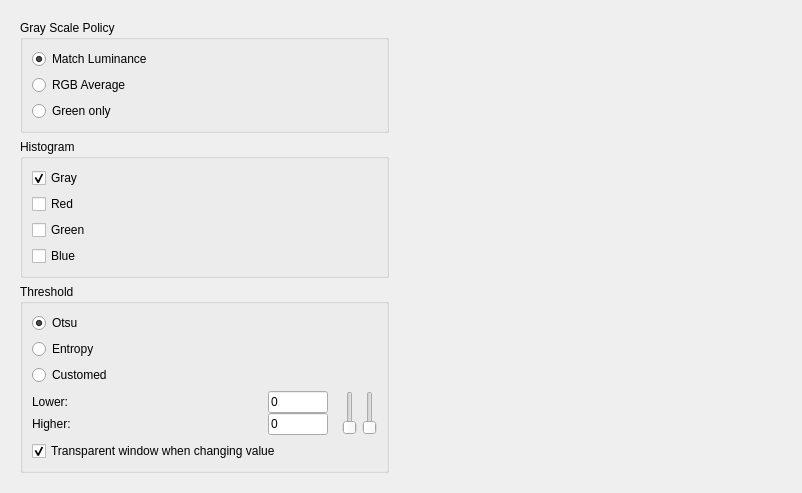
<?xml version="1.0" encoding="UTF-8"?>
<ui version="4.0">
 <class>HistogramDialog</class>
 <widget class="QDialog" name="HistogramDialog">
  <property name="geometry">
   <rect>
    <x>0</x>
    <y>0</y>
    <width>802</width>
    <height>482</height>
   </rect>
  </property>
  <property name="windowTitle">
   <string>Histogram</string>
  </property>
  <property name="windowIcon">
   <iconset resource="resource.qrc">
    <normaloff>:/images/images/histogram_small.png</normaloff>:/images/images/histogram_small.png</iconset>
  </property>
  <layout class="QHBoxLayout" name="horizontalLayout">
   <item>
    <widget class="QWidget" name="leftWidget" native="true">
     <layout class="QVBoxLayout" name="verticalLayout_5">
      <item>
       <widget class="QGroupBox" name="grayGroupBox">
        <property name="title">
         <string>Gray Scale Policy</string>
        </property>
        <layout class="QVBoxLayout" name="verticalLayout_3">
         <item>
          <widget class="QRadioButton" name="luminanceButton">
           <property name="text">
            <string>Match Luminance</string>
           </property>
           <property name="checked">
            <bool>true</bool>
           </property>
          </widget>
         </item>
         <item>
          <widget class="QRadioButton" name="rgbButton">
           <property name="text">
            <string>RGB Average</string>
           </property>
          </widget>
         </item>
         <item>
          <widget class="QRadioButton" name="greenButton">
           <property name="text">
            <string>Green only</string>
           </property>
          </widget>
         </item>
        </layout>
       </widget>
      </item>
      <item>
       <widget class="QGroupBox" name="hisGroupBox">
        <property name="title">
         <string>Histogram</string>
        </property>
        <layout class="QVBoxLayout" name="verticalLayout_2">
         <item>
          <widget class="QCheckBox" name="grayBox">
           <property name="text">
            <string>Gray</string>
           </property>
           <property name="checked">
            <bool>true</bool>
           </property>
          </widget>
         </item>
         <item>
          <widget class="QCheckBox" name="redBox">
           <property name="text">
            <string>Red</string>
           </property>
          </widget>
         </item>
         <item>
          <widget class="QCheckBox" name="greenBox">
           <property name="text">
            <string>Green</string>
           </property>
          </widget>
         </item>
         <item>
          <widget class="QCheckBox" name="blueBox">
           <property name="text">
            <string>Blue</string>
           </property>
          </widget>
         </item>
        </layout>
       </widget>
      </item>
      <item>
       <widget class="QGroupBox" name="groupBox">
        <property name="title">
         <string>Threshold</string>
        </property>
        <layout class="QVBoxLayout" name="verticalLayout_4">
         <item>
          <widget class="QRadioButton" name="otsuButton">
           <property name="text">
            <string>Otsu</string>
           </property>
           <property name="checked">
            <bool>true</bool>
           </property>
          </widget>
         </item>
         <item>
          <widget class="QRadioButton" name="entropyButton">
           <property name="text">
            <string>Entropy</string>
           </property>
          </widget>
         </item>
         <item>
          <widget class="QRadioButton" name="customedButton">
           <property name="text">
            <string>Customed</string>
           </property>
          </widget>
         </item>
         <item>
          <widget class="QWidget" name="widget" native="true">
           <layout class="QHBoxLayout" name="horizontalLayout_2">
            <property name="spacing">
             <number>5</number>
            </property>
            <property name="margin">
             <number>0</number>
            </property>
            <item>
             <widget class="QWidget" name="widget_2" native="true">
              <layout class="QGridLayout" name="gridLayout">
               <property name="leftMargin">
                <number>0</number>
               </property>
               <property name="topMargin">
                <number>0</number>
               </property>
               <property name="rightMargin">
                <number>9</number>
               </property>
               <property name="bottomMargin">
                <number>0</number>
               </property>
               <property name="spacing">
                <number>0</number>
               </property>
               <item row="0" column="0">
                <widget class="QLabel" name="valueLabel">
                 <property name="text">
                  <string>Lower:</string>
                 </property>
                </widget>
               </item>
               <item row="0" column="1">
                <widget class="QLineEdit" name="lowerEdit">
                 <property name="sizePolicy">
                  <sizepolicy hsizetype="Fixed" vsizetype="Fixed">
                   <horstretch>0</horstretch>
                   <verstretch>0</verstretch>
                  </sizepolicy>
                 </property>
                 <property name="maximumSize">
                  <size>
                   <width>60</width>
                   <height>16777215</height>
                  </size>
                 </property>
                 <property name="text">
                  <string>0</string>
                 </property>
                 <property name="maxLength">
                  <number>3</number>
                 </property>
                 <property name="readOnly">
                  <bool>true</bool>
                 </property>
                </widget>
               </item>
               <item row="1" column="0">
                <widget class="QLabel" name="label">
                 <property name="text">
                  <string>Higher:</string>
                 </property>
                </widget>
               </item>
               <item row="1" column="1">
                <widget class="QLineEdit" name="higherEdit">
                 <property name="sizePolicy">
                  <sizepolicy hsizetype="Fixed" vsizetype="Fixed">
                   <horstretch>0</horstretch>
                   <verstretch>0</verstretch>
                  </sizepolicy>
                 </property>
                 <property name="maximumSize">
                  <size>
                   <width>60</width>
                   <height>16777215</height>
                  </size>
                 </property>
                 <property name="text">
                  <string>0</string>
                 </property>
                 <property name="maxLength">
                  <number>3</number>
                 </property>
                 <property name="readOnly">
                  <bool>true</bool>
                 </property>
                </widget>
               </item>
              </layout>
             </widget>
            </item>
            <item>
             <widget class="QSlider" name="lowerSlider">
              <property name="enabled">
               <bool>false</bool>
              </property>
              <property name="maximum">
               <number>255</number>
              </property>
              <property name="orientation">
               <enum>Qt::Vertical</enum>
              </property>
             </widget>
            </item>
            <item>
             <widget class="QSlider" name="higherSlider">
              <property name="enabled">
               <bool>false</bool>
              </property>
              <property name="maximum">
               <number>255</number>
              </property>
              <property name="value">
               <number>0</number>
              </property>
              <property name="orientation">
               <enum>Qt::Vertical</enum>
              </property>
             </widget>
            </item>
           </layout>
          </widget>
         </item>
         <item>
          <widget class="QCheckBox" name="transparenBox">
           <property name="text">
            <string>Transparent window when changing value</string>
           </property>
           <property name="checked">
            <bool>true</bool>
           </property>
          </widget>
         </item>
        </layout>
       </widget>
      </item>
      <item>
       <spacer name="verticalSpacer">
        <property name="orientation">
         <enum>Qt::Vertical</enum>
        </property>
        <property name="sizeHint" stdset="0">
         <size>
          <width>20</width>
          <height>40</height>
         </size>
        </property>
       </spacer>
      </item>
     </layout>
    </widget>
   </item>
   <item>
    <widget class="QWidget" name="rightWidget" native="true">
     <layout class="QVBoxLayout" name="rightLayout">
      <item>
       <layout class="QVBoxLayout" name="painterLayout"/>
      </item>
     </layout>
    </widget>
   </item>
  </layout>
 </widget>
 <resources>
  <include location="resource.qrc"/>
 </resources>
 <connections/>
</ui>
